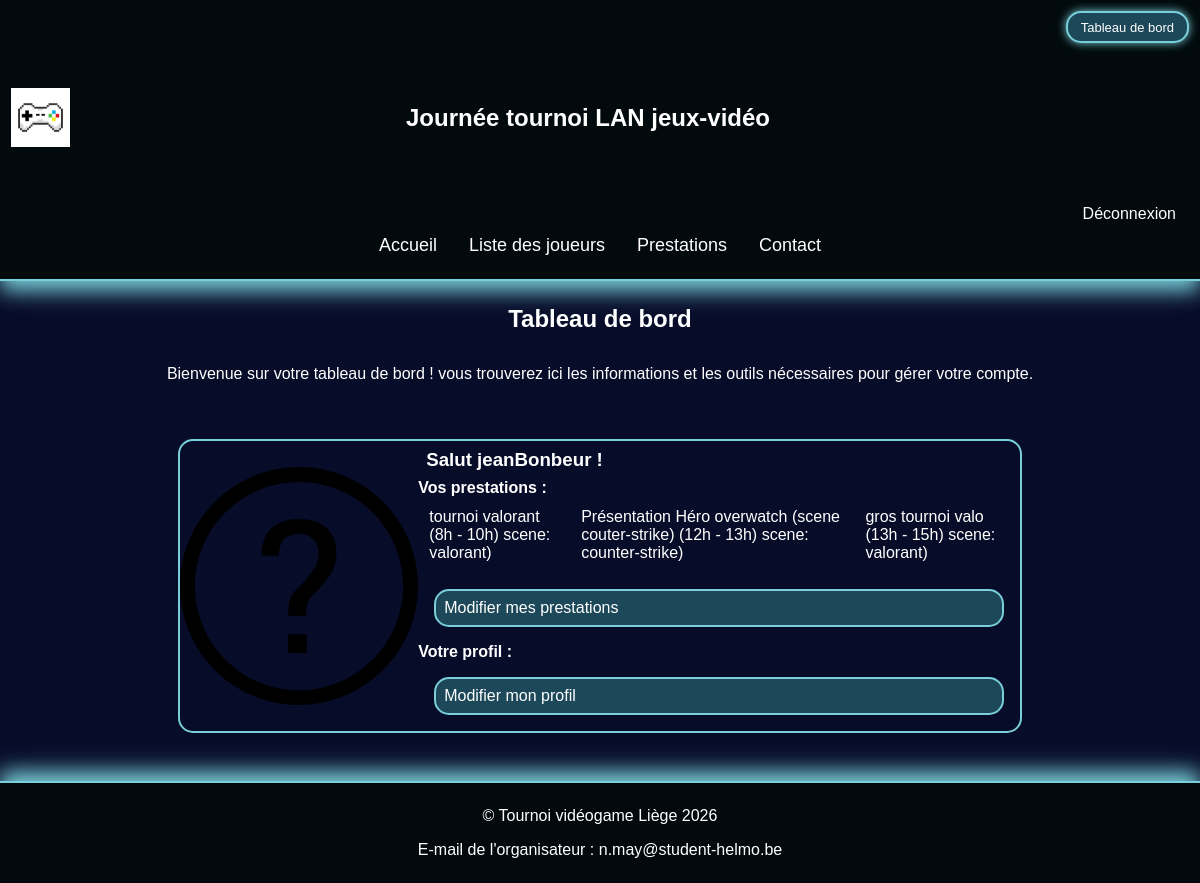
The app's page /tableauDeBord.php (signed in) with its own data.
### tables this page shows
CREATE TABLE `joueur` (
  `idJoueur` int(2) NOT NULL,
  `pseudo` varchar(50) NOT NULL,
  `photo` varchar(100) NOT NULL,
  `description` varchar(200) NOT NULL,
  `idUtilisateur` int(2) NOT NULL
);

CREATE TABLE `prestation` (
  `idPrestation` int(2) NOT NULL,
  `titre` varchar(50) NOT NULL,
  `description` varchar(200) NOT NULL,
  `image` varchar(100) NOT NULL,
  `idScene` int(2) NOT NULL,
  `idJoueur` int(2) NOT NULL,
  `idheure` int(2) DEFAULT NULL
);

CREATE TABLE `heure` (
  `idHeure` int(1) NOT NULL,
  `Heure1` int(1) NOT NULL,
  `Heure2` int(1) NOT NULL
);

CREATE TABLE `scene` (
  `idScene` int(2) NOT NULL,
  `nom` varchar(50) NOT NULL
);

### app/Model/utilisateur.php (called while the page is built, shortened)
<?php
require_once __DIR__ . "/Joueur.php";
class Utilisateur
{
    private int $idUser;
    public function getIdUser(): int
    {
        return $this->idUser;
    }
    public function getIdUtilisateur(): int
    {
        return $this->getIdUser();
    }
    public static function findByEmail(string $email)
    {
        $pdo = Database::getPDO();
        $requete = $pdo->prepare("SELECT idUser AS idUser, nom, prenom, motDePasse AS password, Email AS email FROM utilisateur WHERE Email = :email");
        $requete->bindValue(':email', $email, PDO::PARAM_STR);
        $requete->execute();
        $requete->setFetchMode(PDO::FETCH_CLASS, Utilisateur::class);
        return $requete->fetch() ?: null;
    }
    public function getJoueur(): ?Joueur
    {
       $pdo = Database::getPDO();
        $requete = $pdo->prepare("SELECT idJoueur AS idJoueur, pseudo, photo, description, idUtilisateur FROM joueur WHERE idUtilisateur = :id");
        $requete->bindValue(':id', $this->getIdUtilisateur(), PDO::PARAM_INT);
        $requete->execute();
        $requete->setFetchMode(PDO::FETCH_CLASS, Joueur::class);
        return $requete->fetch() ?: null;
    }
}

### app/Model/Joueur.php (called while the page is built, shortened)
<?php
require_once __DIR__ . "/utilisateur.php";
require_once __DIR__ . "/prestation.php";
class Joueur
{
    private int $idJoueur;
    private string $pseudo;
    public function getPseudo(): string
    {
        return $this->pseudo;
    }
    public function getIdJoueur() :int {
        return $this->idJoueur;
    }
    public function getPrestations() {
         $pdo = Database::getPDO();
        $requete = $pdo->prepare("SELECT idPrestation AS idPrestation, idScene AS idScene, idJoueur AS idJoueur, idheure AS idHeure, titre AS titre, description AS description, image AS image FROM prestation WHERE idJoueur = :id");
        $requete->bindValue(':id',$this->getIdJoueur(),PDO::PARAM_INT);
        $requete->execute();
        $requete->setFetchMode(PDO::FETCH_CLASS,Prestation::class);
        return $requete->fetchAll() ;
    }
}
?>

### app/Model/prestation.php (called while the page is built, shortened)
<?php
require_once __DIR__ . "/Scene.php";
require_once __DIR__ . "/Heure.php";
require_once __DIR__ . "/Joueur.php";
class Prestation
{
    private ?string $titre = null;
    public function getTitre(): string
    {
        return $this->titre;
    }
    public function findScene(int $id)
    {
        $pdo = Database::getPDO();
        $requete = $pdo->prepare("SELECT * FROM scene WHERE idScene = :id");
        $requete->bindValue(':id', $id, PDO::PARAM_INT);
        $requete->execute();
        $requete->setFetchMode(PDO::FETCH_CLASS, Scene::class);
        return $requete->fetch() ?: null;
    }
    public function findHeure(?int $id = null)
    {
        $pdo = Database::getPDO();
        $requete = $pdo->prepare("SELECT * FROM heure WHERE idHeure = :id");
        $requete->bindValue(':id', $id, PDO::PARAM_INT);
        $requete->execute();
        $requete->setFetchMode(PDO::FETCH_CLASS, Heure::class);
        return $requete->fetch() ?: null;
    }
}

### app/Model/Heure.php (called while the page is built, shortened)
<?php
class Heure {
    private ?int $Heure1 = null;
    private ?int $Heure2 = null;
    public function toString(): String {
        return $this->Heure1 . "h - ". $this->Heure2. "h";
    }
}
?>

### app/Model/Scene.php (called while the page is built, shortened)
<?php
class Scene
{
    private ?string $nom = null;
    public function getNom()
    {
        return $this->nom;
    }
}
?>

### tableauDeBord.php (the view, shortened to what this page needs)
<?php
require_once "app/Model/utilisateur.php";
$Joueur = null;
try {
    if (!empty($_SESSION['user_email'])) {
        $utilisateur = Utilisateur::findByEmail($_SESSION['user_email']);
        if ($utilisateur) {
            $Joueur = $utilisateur->getJoueur();
        }
    }
} catch (Exception $e) {
    $error = "Erreur de base de données.";
    $utilisateur = null;
    $Joueur = null;
}
$prestations = $Joueur ? $Joueur->getPrestations() : [];
?>
<!DOCTYPE html>
<html lang="fr">
<head>
    <link rel="stylesheet" href="assets/css/Style.css">
</head>
<body>
    <?php require_once "app/view/header.php"; ?>
    <main>
        <h2>Tableau de bord</h2>
        <p>Bienvenue sur votre tableau de bord ! vous trouverez ici les informations et les outils nécessaires pour gérer votre compte.</p>
        <article id='presentation' class='exemple'>
            <img src='assets/img/question-svgrepo-com.svg' alt='Photo'>
            <div id='biographie'>
                <?php if ($Joueur) : ?>
                    <h3>Salut <?php echo htmlspecialchars($Joueur->getPseudo()); ?> !</h3>
                <?php else : ?>
                    <h3>Profil indisponible</h3>
                <?php endif; ?>
                <h4>Vos prestations :</h4>
                <?php if (!empty($prestations)) : ?>
                    <ul>
                        <?php foreach ($prestations as $prestation) : ?>
                            <?php $heure = $prestation->findHeure($prestation->getIdHeure());
                            $scene = $prestation->findScene($prestation->getidScene());?>
                            <li><?php echo htmlspecialchars($prestation->getTitre()) . " (" . htmlspecialchars($heure->toString()) . ") " . "scene: " . htmlspecialchars($scene->getNom()) . ")"; ?></li>
                        <?php endforeach; ?>
                    </ul>
                <?php else : ?>
                    <p>Aucune prestation trouvée.</p>
                <?php endif; ?>
                <a href='modifierPrestation.php' class='modifProfil'>Modifier mes prestations</a>
                <h4>Votre profil :</h4>
                <a href='modifierJoueur.php' class='modifProfil'>Modifier mon profil</a>
            </div>
        </article>
    </main>
    <?php require_once "app/view/footer.php"; ?>
</body>
</html>

### assets/css/Style.css (style rules this page uses)
* { font-family: Arial, Helvetica, sans-serif; padding: 0; margin: 0; color: white; }
body { display: flex; flex-direction: column; min-height: 100vh; }
ul { display: flex; list-style: none; gap: 1rem; margin: 0.7rem; }
a { color: white; padding: 0.5rem; text-decoration: none; }
p { padding: 0.5rem; }
main { background-color: #070C29; display: flex; flex: 1; flex-direction: column; align-items: center; }
article img { border-bottom-right-radius: 15px; border-top-right-radius: 15px; }
h2 { padding: 0.5rem; margin: 1rem; }
h3 { padding: 0.5rem; }
article.exemple { height: 80%; width: 70%; margin: 3rem; }
article.exemple { display: flex; flex-direction: row; border: #79CFD9 solid 2px; border-radius: 15px; }
#biographie { display: flex; flex-direction: column; justify-content: space-around; }
article.exemple img { width: 60%; border-radius: 15px 0px 0px 15px; }
article.exemple a { transition: ease; }
#biographie a { padding: 0.5rem; margin: 1rem; }
.modifProfil { border: #79CFD9 solid 2px; border-radius: 15px; padding: 0.5rem; background-color: #1C4859; transition: 0.3s ease; }

### records on screen
joueur: pseudo "jeanBonbeur"
prestation: titre "tournoi valorant", idheure.Heure2 "8h - 10h", idScene.nom "valorant"
prestation: titre "Présentation Héro overwatch (scene couter-strike)", idheure.Heure2 "12h - 13h", idScene.nom "counter-strike"
prestation: titre "gros tournoi valo", idheure.Heure2 "13h - 15h", idScene.nom "valorant"
